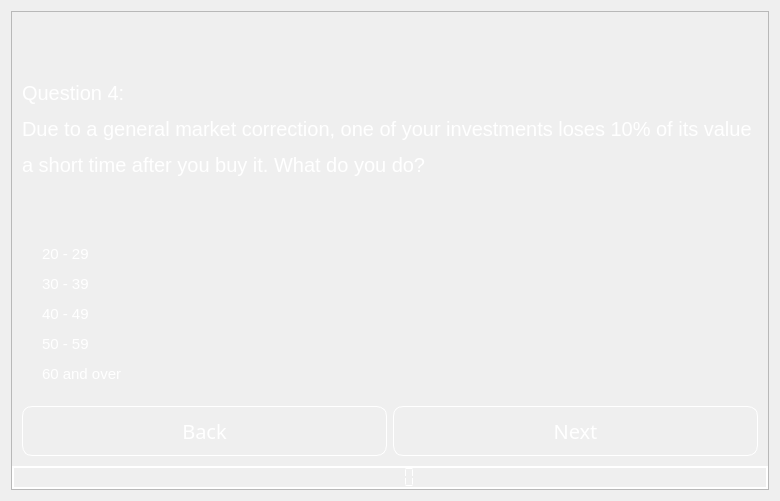
                <widget class="QWidget" name="Q_4">
                 <layout class="QVBoxLayout" name="verticalLayout_36">
                  <item>
                   <widget class="QFrame" name="frame_39">
                    <property name="frameShape">
                     <enum>QFrame::StyledPanel</enum>
                    </property>
                    <property name="frameShadow">
                     <enum>QFrame::Raised</enum>
                    </property>
                    <layout class="QVBoxLayout" name="verticalLayout_34">
                     <property name="spacing">
                      <number>0</number>
                     </property>
                     <property name="leftMargin">
                      <number>0</number>
                     </property>
                     <property name="topMargin">
                      <number>0</number>
                     </property>
                     <property name="rightMargin">
                      <number>0</number>
                     </property>
                     <property name="bottomMargin">
                      <number>0</number>
                     </property>
                     <item>
                      <widget class="QFrame" name="frame_40">
                       <property name="styleSheet">
                        <string notr="true">background:rgba(0,0,0,0);
color: rgb(255, 255, 255);</string>
                       </property>
                       <property name="frameShape">
                        <enum>QFrame::StyledPanel</enum>
                       </property>
                       <property name="frameShadow">
                        <enum>QFrame::Raised</enum>
                       </property>
                       <layout class="QVBoxLayout" name="verticalLayout_35">
                        <item>
                         <widget class="QLabel" name="label_8">
                          <property name="font">
                           <font>
                            <pointsize>15</pointsize>
                           </font>
                          </property>
                          <property name="styleSheet">
                           <string notr="true">color: rgb(255, 255, 255);</string>
                          </property>
                          <property name="text">
                           <string>&lt;html&gt;&lt;head/&gt;&lt;body&gt;&lt;p&gt;&lt;br/&gt;&lt;/p&gt;&lt;p&gt;Question 4:&lt;/p&gt;&lt;p&gt;Due to a general market correction, one of your investments loses 10% of its value &lt;/p&gt;&lt;p&gt;a short time after you buy it. What do you do?&lt;/p&gt;&lt;p&gt;&lt;br/&gt;&lt;/p&gt;&lt;/body&gt;&lt;/html&gt;</string>
                          </property>
                          <property name="alignment">
                           <set>Qt::AlignLeading|Qt::AlignLeft|Qt::AlignVCenter</set>
                          </property>
                         </widget>
                        </item>
                        <item>
                         <widget class="QRadioButton" name="Q1_E_4">
                          <property name="font">
                           <font>
                            <pointsize>11</pointsize>
                           </font>
                          </property>
                          <property name="text">
                           <string>20 - 29</string>
                          </property>
                         </widget>
                        </item>
                        <item>
                         <widget class="QRadioButton" name="Q1_D_4">
                          <property name="font">
                           <font>
                            <pointsize>11</pointsize>
                           </font>
                          </property>
                          <property name="text">
                           <string>30 - 39</string>
                          </property>
                         </widget>
                        </item>
                        <item>
                         <widget class="QRadioButton" name="Q1_C_4">
                          <property name="font">
                           <font>
                            <pointsize>11</pointsize>
                           </font>
                          </property>
                          <property name="text">
                           <string>40 - 49</string>
                          </property>
                         </widget>
                        </item>
                        <item>
                         <widget class="QRadioButton" name="Q1_B_4">
                          <property name="font">
                           <font>
                            <pointsize>11</pointsize>
                           </font>
                          </property>
                          <property name="text">
                           <string>50 - 59</string>
                          </property>
                         </widget>
                        </item>
                        <item>
                         <widget class="QRadioButton" name="Q1_A_4">
                          <property name="font">
                           <font>
                            <pointsize>11</pointsize>
                           </font>
                          </property>
                          <property name="text">
                           <string>60 and over</string>
                          </property>
                         </widget>
                        </item>
                       </layout>
                      </widget>
                     </item>
                     <item>
                      <widget class="QFrame" name="frame_41">
                       <property name="styleSheet">
                        <string notr="true">background:rgba(0,0,0,0);</string>
                       </property>
                       <property name="frameShape">
                        <enum>QFrame::StyledPanel</enum>
                       </property>
                       <property name="frameShadow">
                        <enum>QFrame::Raised</enum>
                       </property>
                       <layout class="QHBoxLayout" name="horizontalLayout_11">
                        <item>
                         <widget class="QPushButton" name="btn_back_Q4">
                          <property name="minimumSize">
                           <size>
                            <width>0</width>
                            <height>50</height>
                           </size>
                          </property>
                          <property name="maximumSize">
                           <size>
                            <width>500</width>
                            <height>16777215</height>
                           </size>
                          </property>
                          <property name="font">
                           <font>
                            <family>century gothic</family>
                            <pointsize>15</pointsize>
                           </font>
                          </property>
                          <property name="styleSheet">
                           <string notr="true">QPushButton
{
	background: transparent;
	border-radius: 10px;
	color: rgb(255, 255, 255);
	border: 1px solid rgb(255, 255, 255)
}

QPushButton:hover
{
	background-color: rgb(0, 170, 255);
}</string>
                          </property>
                          <property name="text">
                           <string>Back</string>
                          </property>
                         </widget>
                        </item>
                        <item>
                         <widget class="QPushButton" name="btn_Q_5">
                          <property name="minimumSize">
                           <size>
                            <width>0</width>
                            <height>50</height>
                           </size>
                          </property>
                          <property name="maximumSize">
                           <size>
                            <width>500</width>
                            <height>16777215</height>
                           </size>
                          </property>
                          <property name="font">
                           <font>
                            <family>century gothic</family>
                            <pointsize>15</pointsize>
                           </font>
                          </property>
                          <property name="styleSheet">
                           <string notr="true">QPushButton
{
	background: transparent;
	border-radius: 10px;
	color: rgb(255, 255, 255);
	border: 1px solid rgb(255, 255, 255)
}

QPushButton:hover
{
	background-color: rgb(0, 170, 255);
}</string>
                          </property>
                          <property name="text">
                           <string>Next</string>
                          </property>
                         </widget>
                        </item>
                       </layout>
                      </widget>
                     </item>
                     <item>
                      <widget class="QLCDNumber" name="lcdNumber_5">
                       <property name="maximumSize">
                        <size>
                         <width>16777215</width>
                         <height>200</height>
                        </size>
                       </property>
                       <property name="font">
                        <font>
                         <pointsize>10</pointsize>
                        </font>
                       </property>
                       <property name="styleSheet">
                        <string notr="true">color: rgb(255, 255, 255);</string>
                       </property>
                       <property name="frameShape">
                        <enum>QFrame::WinPanel</enum>
                       </property>
                       <property name="frameShadow">
                        <enum>QFrame::Plain</enum>
                       </property>
                       <property name="segmentStyle">
                        <enum>QLCDNumber::Flat</enum>
                       </property>
                       <property name="intValue" stdset="0">
                        <number>0</number>
                       </property>
                      </widget>
                     </item>
                    </layout>
                   </widget>
                  </item>
                 </layout>
                </widget>
